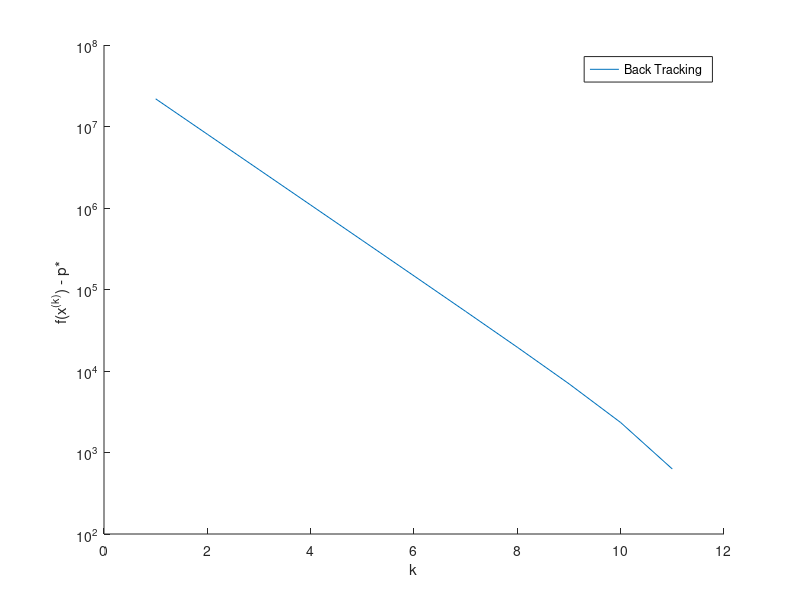

Recreate this plot in MATLAB.
function optimal = Q2(varargin) %Newton's Method for Unconstrained Problems

x = randi(20,2,1); 
maximumNumberOfIteration=10;     %maximum number of iteration
tol = 1e-6;                     % termination tolerance
%%%%%%%%%%%%%%%%%%%%%%%%%%%%%%%%%%%%%%%%%%%%%%%%%%%%%%%%%%%%%%%
ls=[];

%calling Newton's Method
[xoptimal,ls]=newton_method(x,maximumNumberOfIteration,tol); 
optimal_Value=objectiveF(xoptimal(1),xoptimal(2));

xoptimal
optimal_Value

data{1}=ls;
hold on
xlabel('k'); % x-axis label
ylabel('f(x^(^k^)) - p* '); % y-axis label

set(gca, 'YScale', 'log');
cellfun(@(x) plot(x), data);
legend('Back Tracking');


function [xoptimalP,ls] = newton_method(x_initial,maximumNumberOfIteration,tol)

x=x_initial; ls=[];
% initialize gradient norm, iteration counter
numberOfiteration = 0; 
ls(end+1) = objectiveF(x(1),x(2));
while ( numberOfiteration <= maximumNumberOfIteration)
   
    gradient=gradienter(x(1),x(2));             %calculate gradient
    hessian=hessianer(x(1),x(2));               %calculate hessian
    
    newton_step=-inv(hessian)*gradient;     %calculate newton_step
    
    newton_decrement_sq=gradient'*inv(hessian)*gradient;
    
    if newton_decrement_sq/2 <= tol
        break
    end
    
    stepSize=BackTrackLinesearch(x,newton_step,0.7,0.1);  %B, Alpha
    x =  x + (stepSize * newton_step);     
     
    ls(end+1) = objectiveF(x(1),x(2)); 
    numberOfiteration = numberOfiteration + 1;   %update stopping criterion
end

pStar = objectiveF(x(1),x(2)); 
for k=1:length(ls)
    curw=ls(k);
    ls(k)=curw-pStar;
end
xoptimalP=x;


function t = BackTrackLinesearch(x,descentDirection,B,alpha)
t = 1;                          
fright = objectiveF(x(1),x(2));     
gradient =  gradienter(x(1),x(2));  
xx = x;
x = xx + t*descentDirection;
fleft = objectiveF(x(1),x(2));   

while fleft > fright + alpha*t*(gradient'*descentDirection)    
    t = t*B;
    x = xx + t*descentDirection;
    fleft = objectiveF(x(1),x(2));      
end
function f = objectiveF(x1,x2)
f=exp(x1+3*x2-0.1)+exp(x1-3*x2-0.1)+exp(-x1-0.1);

function g = gradienter(x1,x2)
r00=exp(x1+3*x2-0.1)+exp(x1-3*x2-0.1)-exp(-x1-0.1);
r10=3*exp(x1+3*x2-0.1)-3*exp(x1-3*x2-0.1);
g=[r00;r10];
  
function h = hessianer(x1,x2)
r00=exp(x1+3*x2-0.1)+exp(x1-3*x2-0.1)+exp(-x1-0.1);
r01=3*exp(x1+3*x2-0.1)-3*exp(x1-3*x2-0.1);
r10=3*exp(x1+3*x2-0.1)-3*exp(x1-3*x2-0.1);
r11=9*exp(x1+3*x2-0.1)+9*exp(x1-3*x2-0.1);

h = [r00 r01;r10 r11];



